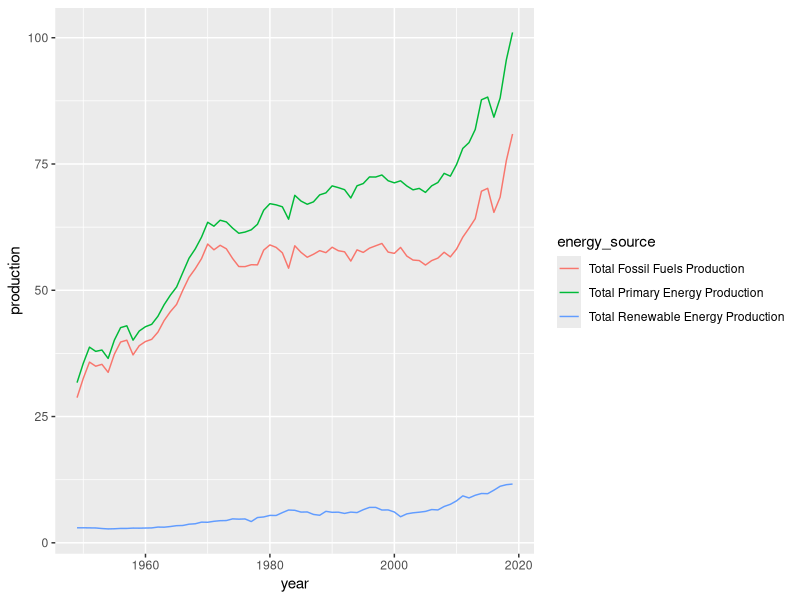
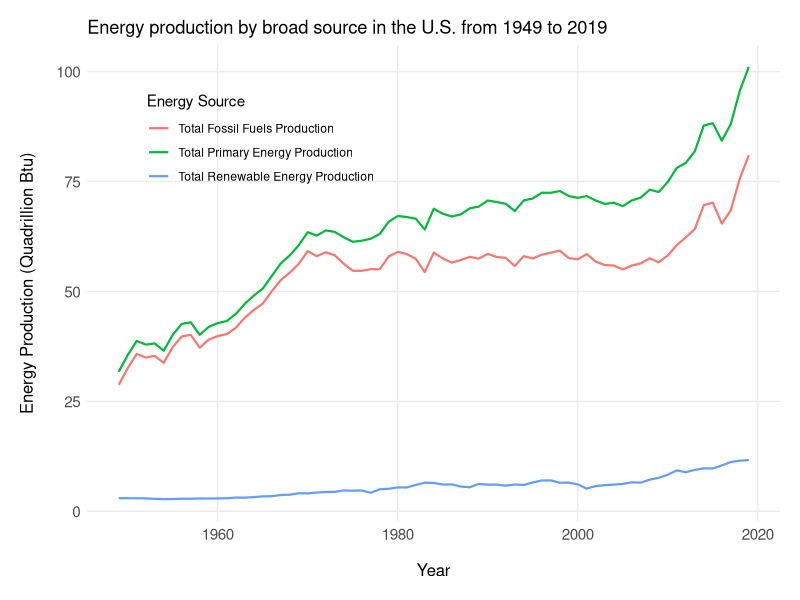
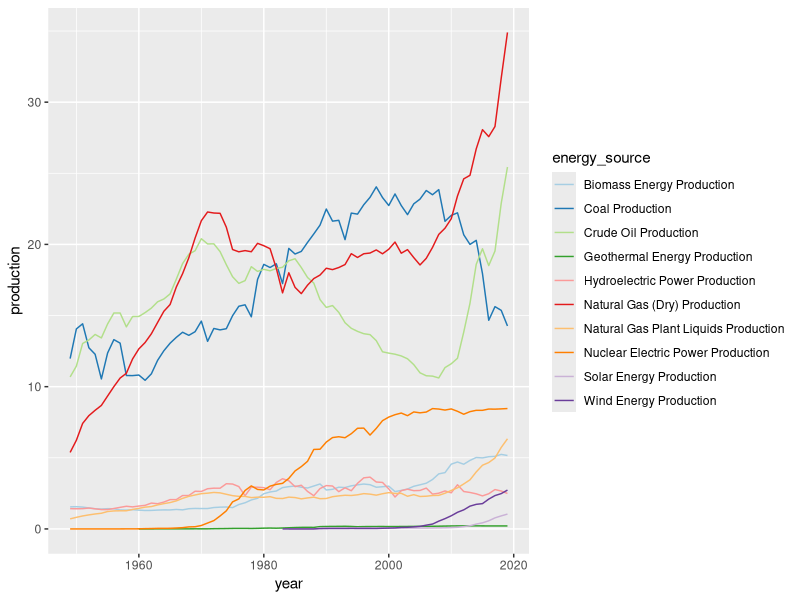
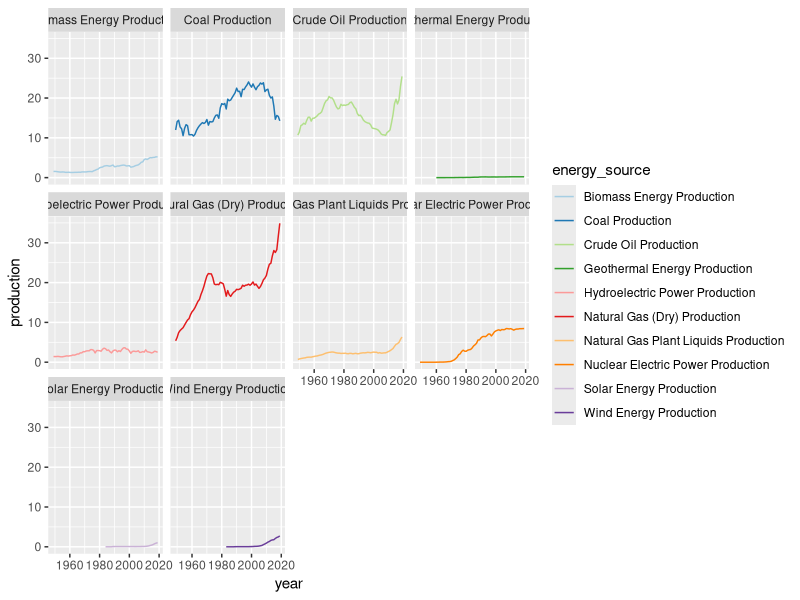
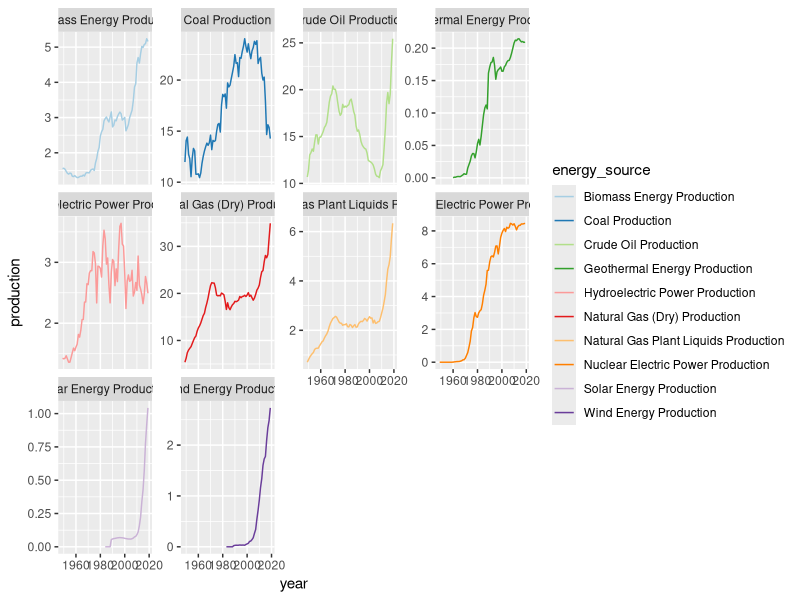
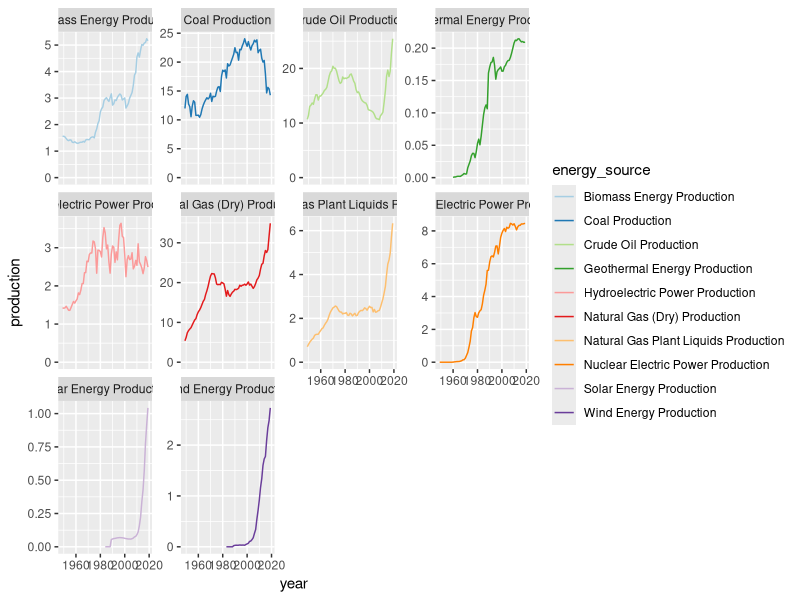
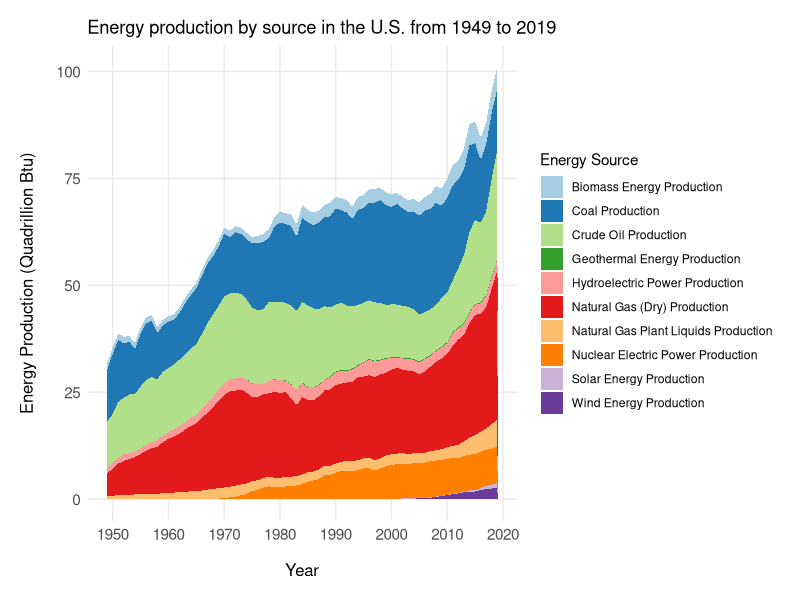

The R source for these figures, in order:
## ---- chunk 1
knitr::opts_chunk$set(echo = TRUE, warning = FALSE, message = FALSE)
## ---- chunk 2
hooks = knitr::knit_hooks$get()
hook_foldable = function(type) {
  force(type)
  function(x, options) {
    res = hooks[[type]](x, options)
    
    if (isFALSE(options[[paste0("fold.", type)]])) return(res)
    
    paste0(
      "<details><summary>", type, "</summary>\n\n",
      res,
      "\n\n</details>"
    )
  }
}
knitr::knit_hooks$set(
  output = hook_foldable("output"),
  plot = hook_foldable("plot")
)
## ---- chunk 3

# Load packages
library(tidyverse)

# Set wd
setwd("~/Desktop/R-DataScience-workshops")

# Read in data
US_energy.wide <- read_csv("practice_worksheets/US_energy_production/US_energy.wide.csv")

# I changed the location of my data, so this will not be the same file path for you!

## ---- chunk 4
colnames(US_energy.wide)
## ---- chunk 5
unique(US_energy.wide$YYYYMM)
## ---- chunk 6
unique(US_energy.wide$Unit)
## ---- chunk 7
# Remember: For the "sep" argument, you can separate either by a character string (e.g. " " or "_") OR by a position (e.g. 2 characters from the right or left)!
US_energy.sep <- US_energy.wide %>% 
  separate(YYYYMM, into = c("year", "month"), sep = -2)

# Display the data as output
US_energy.sep

## ---- chunk 8
# It appears that the row labelled "month 13" represents the total production throughout that corresponding year (aka the sum of months 1-12)
unique(US_energy.sep$month)


## ---- chunk 9
US_energy.yearly <- US_energy.sep %>% 
  filter(month == "13") %>% 
  mutate(year = as.numeric(year))

# Display the data as output
US_energy.yearly
## ---- chunk 10
# Alternatively, we could have 1) first filtered the data frame to NOT include month 13, 2) grouped the dataframe by year, and 3) used the summarise function to sum up all the energy type columns within each year.

# Problems:
  # 1. It appears that from 1949 - 1972, the energy production data was measured only as yearly totals (i.e. only data for month 13). If we filtered out month 13 first, then we would be losing data for these two decades, since there are no month-level data to add together.
  # 2. The most recent year of measurement, 2020, only has data up until April (month 4). If we summarized the data by year, 2020 would appear to have significantly lower energy production than in previous years, since all the months have not passed yet. This COULD be fixed by filtered out 2020, however.
  # 3. It is a pain to name every single one of the 13 energy columns in a summarise function, however... You know what would be super helpful? If we could pivot the dataframe to make "energy type" a single column!!! Then we could group by "energy type" and summarise the "production" column.

US_energy.sep %>% 
  # filter to REMOVE rows that have 13 in the month column
  filter(month != "13") %>% 
  group_by(year) %>% 
  summarise(`Coal Production` = sum(`Coal Production`, na.rm = TRUE),
            `Natural Gas (Dry) Production` = sum(`Natural Gas (Dry) Production`, na.rm = TRUE),
            `Crude Oil Production` = sum(`Crude Oil Production`, na.rm = TRUE),
            `Natural Gas Plant Liquids Production` = sum(`Natural Gas Plant Liquids Production`, na.rm = TRUE),
            `Total Fossil Fuels Production` = sum(`Total Fossil Fuels Production`, na.rm = TRUE),
            `Nuclear Electric Power Production` = sum(`Nuclear Electric Power Production`, na.rm = TRUE),
            `Hydroelectric Power Production` = sum(`Hydroelectric Power Production`, na.rm = TRUE),
            `Geothermal Energy Production` = sum(`Geothermal Energy Production`, na.rm = TRUE),
            `Solar Energy Production` = sum(`Solar Energy Production`, na.rm = TRUE),
            `Wind Energy Production` = sum(`Wind Energy Production`, na.rm = TRUE),
            `Biomass Energy Production` = sum(`Biomass Energy Production`, na.rm = TRUE),
            `Total Renewable Energy Production` = sum(`Total Renewable Energy Production`, na.rm = TRUE),
            `Total Primary Energy Production` = sum(`Total Primary Energy Production`, na.rm = TRUE))


## ---- chunk 11

## I will show both selection methods: Selection by column name, and selection by column position. Both produce the same output.

## Selecting by each specific column name (remember that if there are spaces within or numbers leading the column name, then you need those funky `` quotations)
specific_prod <- US_energy.yearly %>% 
  select(year,
         Unit,
         `Coal Production`,
         `Natural Gas (Dry) Production`,
         `Crude Oil Production`,
         `Natural Gas Plant Liquids Production`,
         `Nuclear Electric Power Production`,
         `Hydroelectric Power Production`,
         `Geothermal Energy Production`,
         `Solar Energy Production`,
         `Wind Energy Production`,
         `Biomass Energy Production`)

## Alternately, selecting by column position
specific_prod <- US_energy.yearly %>% 
  dplyr::select(1, 3, 4, 5, 6, 7, 9, 10, 11, 12, 13, 14)

specific_prod

## ---- chunk 12

broad_prod <- US_energy.yearly %>% 
  dplyr::select(1, 3, 8, 15, 16)

broad_prod

## ---- chunk 13

specific_prod.long <- specific_prod %>% 
  # Pivot longer by selecting which columns to NOT pivot using a minus sign
  pivot_longer(cols = c(-year, -Unit),
               # Add the names of the columns to a new column called "energy_source"
               names_to = "energy_source", 
               # Add the values in the old columns to a new column called "production"
               values_to = "production")

specific_prod.long

## ---- chunk 14

broad_prod.long <- broad_prod %>% 
  pivot_longer(cols = c(-year, -Unit),
               names_to = "energy_source", 
               values_to = "production")

broad_prod.long

## ---- chunk 15

broad_prod.long %>% 
  ggplot(aes(x = year, y = production, color = energy_source)) +
  geom_line()

## ---- chunk 16

## For reference, I exported this graph with width = 6.5 and height = 4.5. The size of your plot changes how certain aspects look! For instance, a font of 12 will look HUGE if your plot is only 2x3 inches, whereas it will look tiny if your plot is 10x14 inches

broad_prod.long %>% 
  ggplot(aes(x = year, y = production, color = energy_source)) +
  # Make the line a little bit thicker (default is 0.5)
  geom_line(size = 0.75) +
  # Add x and y labels, as well as a label for the legend (for the color)
  labs(x = "Year",
       y = "Energy Production (Quadrillion Btu)",
       color = "Energy Source") +
  # Add a title!
  ggtitle("Energy production by broad source in the U.S. from 1949 to 2019") +
  # Start by changing to minimal theme
  theme_minimal() +
  # Add additional theme elements
  # Change the position of the legend using legend.position. The default is for the legend to be outside and to the right of the plot, but by specifying a vector in c(x, y) format, you can tell it where to put the legend ((0,0) is the bottom left corner, while (1,1) is the top right)
  theme(legend.position = c(0.25, 0.80), 
        # Change the size of the axis titles
        axis.title.x =  element_text(size = 12,
                                     # Also add 0.5 cm of space on top of the x title
                                     margin = margin(t = 0.5, unit = "cm")),
        axis.title.y =  element_text(size = 12,
                                     # This one adds 0.5 cm of space to the RIGHT of the y title
                                     margin = margin(r = 0.5, unit = "cm")),
        axis.text = element_text(size = 11),
        # Add 0.5 cm of space surrounding all edges of the plot (looks less cramped)
        plot.margin = margin(t = 0.5, b = 0.5, r = 0.5, l = 0.5, unit = "cm"),
        # Remove minor panel lines (panel.grid.major are the lines that intersect with the axis
         # numbers, which panel.grid.minor are the ones at the halfway point)
        panel.grid.minor = element_blank())
## ---- chunk 17
specific_prod.long %>% 
  ggplot(aes(x = year, y = production, color = energy_source)) +
  geom_line() +
  # Add a new color palette
  scale_color_brewer(palette = "Paired")
## ---- chunk 18
# As you will notice, reading the labels of your facetting is hard when your groups have very long names...

# fig.width = 10.5, fig.height = 5.5

specific_prod.long %>% 
  ggplot(aes(x = year, y = production, color = energy_source)) +
  geom_line() +
  scale_color_brewer(palette = "Paired") +
  # The facet_wrap() function creates a grid of panels that wrap along a certain number of rows based on the number of energy_sources
  facet_wrap(~ energy_source)
## ---- chunk 19
# fig.width = 11, fig.height = 5.5

# Using free axes is a tricky business. On the one hand, as in here, it helps viewers to see trends in sources like solar energy that would otherwise be masked by other large sources like coal. But on the other hand, if the viewer isn't paying much attention to the y-axis values, it falsely makes it appear like the absolute production values of all of these sources are comparable, since the lines all reach the top of the plot in each panel.

specific_prod.long %>% 
  ggplot(aes(x = year, y = production, color = energy_source)) +
  geom_line() +
  scale_color_brewer(palette = "Paired") +
  facet_wrap(~ energy_source,
             # Adding scales = "free_y" means the y-axis will be "free" to adjust based on each separate panel. You can also add "free_x", or simply "free", which will make BOTH axes free.
             scales = "free_y")
## ---- chunk 20
# Using a scaling function, such as scale_y_continous or scale_x_continuous, allows you to modify how each axis looks. For instance, you can change how many number breaks you have using the "breaks" argument. Here, we will change the limits for each axis by providing a vector that has c(lowerlimit, upperlimit) to the "limits" argument. If you make one of these limits "NA", then the axis will simply revert to the default limit. For facetted panels, that will revert to close to each panel's max value.

#fig.width = 11, fig.height = 5.5

specific_prod.long %>% 
  ggplot(aes(x = year, y = production, color = energy_source)) +
  geom_line() +
  scale_color_brewer(palette = "Paired") +
  # Add axis limits
  scale_y_continuous(limits = c(0, NA)) +
  facet_wrap(~ energy_source,
             scales = "free_y")
## ---- chunk 21
#
# This geom stacks all of your "fill" groups on top of each other, making the top of all the areas equal the TOTAL of all the areas summed together. For us, that means Total Production! You can even double check by looking at your graphs from Q.7
#
# fig.width = 9, fig.height = 4.5
#
specific_prod.long %>% 
  ggplot(aes(x = year, y = production, fill = energy_source)) +
  # Use geom_area! This requires a "fill" aesthetic rather than a "color" aesthetic like geom_line()
  geom_area() +
  # Add color palette
  scale_fill_brewer(palette = "Paired") +
  # Change the frequency of x-axis breaks to every 10 years instead of every 20
  scale_x_continuous(breaks = c(1950, 1960, 1970, 1980, 1990, 2000, 2010, 2020)) +
  # Add x and y labels, as well as a label for the legend (for the color)
  labs(x = "Year",
       y = "Energy Production (Quadrillion Btu)",
       # Note that since the aesthetic for energy_source changed to fill, your label has to change to fill as well!
       fill = "Energy Source") +
  # Add a title!
  ggtitle("Energy production by source in the U.S. from 1949 to 2019") +
  theme_minimal() +
  theme(# Change the size of the axis titles
        axis.title.x =  element_text(size = 12,
                                     # Also add 0.5 cm of space on top of the x title
                                     margin = margin(t = 0.5, unit = "cm")),
        axis.title.y =  element_text(size = 12,
                                     # This one adds 0.5 cm of space to the RIGHT of the y title
                                     margin = margin(r = 0.5, unit = "cm")),
        axis.text = element_text(size = 11),
        # Add 0.5 cm of space surrounding all edges of the plot (looks less cramped)
        plot.margin = margin(t = 0.5, b = 0.5, r = 0.5, l = 0.5, unit = "cm"),
        # Remove minor panel lines (panel.grid.major are the lines that intersect with the axis
        # numbers, which panel.grid.minor are the ones at the halfway point)
        panel.grid.minor = element_blank())

## ---- chunk 22
# The potential route I have started here is to also look at how the PERCENT energy use changes from each year. Up until now, we have only looked at raw numbers of energy production per source (in Quadrillion Btu). But for each year, what percent of that year's total energy production is attributed to each source? 

# To understand this, I started with the "specific_prod.long" dataframe and used mutate() to calculate the total energy production per year. Then I calculated the percent of that total that each energy source represents.

# If you would like to see this more step-by-step, you can use two separate mutate() functions: one that calculates tot.production and the other calculating perc.production. An alternate and faster way is to just put the two equations in the same mutate() function while separated by a comma.

# Good luck exploring!!!

specific_prod.long %>% 
  # Start by grouping by year. This way, you can calculate the total production for each year instead of for the whole dataframe.
  group_by(year) %>% 
  # Calculate tot.production using sum(). Don't forget to remove any NA values by adding the na.rm = TRUE!
  mutate(tot.production = sum(production, na.rm = TRUE),
         # Then, for each row, take the production of each energy_source and divide it by the newly calculated tot.production. Multiply by 100 to translate it into a percent.
         perc.production = production/tot.production*100)

